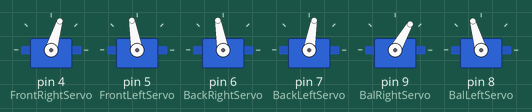
A sketch run on a simulated Arduino Uno, built with avr-gcc and run on an emulated ATmega328P. On the bench: 6 × servo.

Above: at 1.05 s.
At 2.15 s:
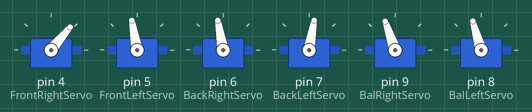
At 3.25 s:
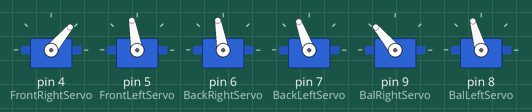
At 5.5 s:
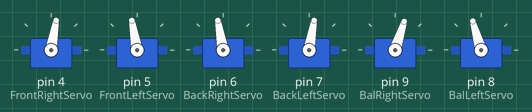
At 8.05 s:
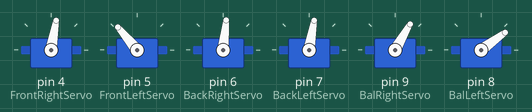
At 10.6 s:
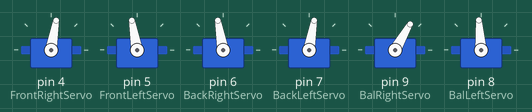
Timing chart, 0 to 14.3 s (numbered marks = the images above):
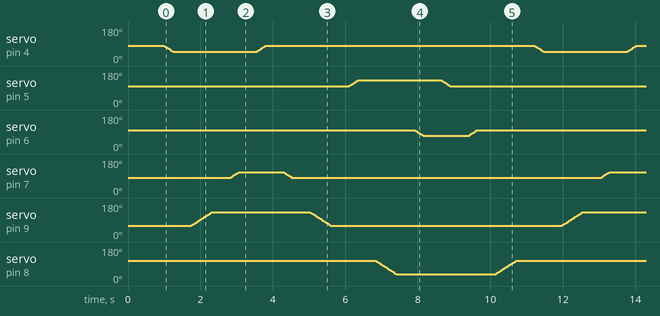

The sketch:

walker_robot.ino
```cpp
// Controlling a servo position using a potentiometer (variable resistor)
// by Michal Rinott <http://people.interaction-ivrea.it/m.rinott>

#include <Servo.h>

Servo BackRight;
Servo FrontRight;
Servo BackLeft;
Servo FrontLeft;

Servo BalRight;
Servo BalLeft;

int counter;
int pos;

int BackRightNeutral,FrontRightNeutral,BackLeftNeutral,FrontLeftNeutral,BalLeftNeutral,BalRightNeutral;

int BackRightPos,FrontRightPos,BackLeftPos,FrontLeftPos,BalLeftPos,BalRightPos;

boolean BackRightOpenInc,FrontRightOpenInc,BackLeftOpenInc,FrontLeftOpenInc,BalLeftOpenInc,BalRightOpenInc;

int TargetPos,LegMoveLength,BalMoveLength,MoveDelay;

int FrontRightServo,FrontLeftServo,BackRightServo,BackLeftServo,BalLeftServo,BalRightServo;

void setup()
{
  counter = 0;
  LegMoveLength = 30;
  BalMoveLength = 70;
  MoveDelay = 8;

  FrontRightServo = 4;
  FrontLeftServo = 5;
  BackRightServo = 6;
  BackLeftServo = 7;
  BalRightServo = 9;
  BalLeftServo = 8;

  FrontRight.attach(FrontRightServo);
  FrontLeft.attach(FrontLeftServo);


  BackRight.attach(BackRightServo);
  BackLeft.attach(BackLeftServo);

  BalRight.attach(BalRightServo);
  BalLeft.attach(BalLeftServo);

  //home position


  BackRightNeutral = 100;
  BackRight.write(BackRightNeutral); //higher is outwards
  BackRightPos = 100;
  BackRightOpenInc = true;

  BackLeftNeutral = 80;
  BackLeft.write(BackLeftNeutral); // lower is outwards
  BackLeftPos = 80;
  BackLeftOpenInc = false;


  FrontRightNeutral = 80;
  FrontRight.write(FrontRightNeutral); //lower is outwards
  FrontRightPos = 80;
  FrontRightOpenInc = false;

  FrontLeftNeutral = 100;
  FrontLeft.write(FrontLeftNeutral); // higher is outwards
  FrontLeftPos = 100;
  FrontLeftOpenInc = true;


  BalRightNeutral = 60;
  BalRight.write(BalRightNeutral); // higher is forwards
  BalRightPos = 60;
  BalRightOpenInc = true;

  BalLeftNeutral = 106;
  BalLeft.write(BalLeftNeutral); // lower is forwards
  BalLeftPos = 106;
  BalLeftOpenInc = false;

  delay(1000);
  BalLeft.detach();
  BalRight.detach();

  FrontRight.detach();
  FrontLeft.detach();

  BackRight.detach();
  BackLeft.detach();
}


//-------------------------------------------------------------------------------------------------------------------------------------------
void FrontRightMove(char XAction[15])
{
  FrontRight.attach(FrontRightServo);

  if (XAction=="neutral") {
    while (FrontRightPos!=FrontRightNeutral)
    {
      if (FrontRightPos>FrontRightNeutral) { FrontRightPos--; } else
      if (FrontRightPos<FrontRightNeutral) { FrontRightPos++; }
      FrontRight.write(FrontRightPos);
      delay(MoveDelay);
    }
  } else
  {
    TargetPos = FrontRightNeutral;
    if (XAction=="forward")  {
      if (FrontRightOpenInc) { TargetPos = FrontRightNeutral+LegMoveLength; }
      if (!FrontRightOpenInc) { TargetPos = FrontRightNeutral-LegMoveLength; }
    }
    if (XAction=="backward")  {
      if (FrontRightOpenInc) { TargetPos = FrontRightNeutral-LegMoveLength; }
      if (!FrontRightOpenInc) { TargetPos = FrontRightNeutral+LegMoveLength; }
    }

    while (FrontRightPos!=TargetPos)
    {
      if (FrontRightPos>TargetPos) { FrontRightPos--; } else
      if (FrontRightPos<TargetPos) { FrontRightPos++; }
      FrontRight.write(FrontRightPos);
      delay(MoveDelay);
    }
  }

  FrontRight.detach();
}

//-------------------------------------------------------------------------------------------------------------------------------------------
void FrontLeftMove(char XAction[15])
{
  FrontLeft.attach(FrontLeftServo);

  if (XAction=="neutral") {
    while (FrontLeftPos!=FrontLeftNeutral)
    {
      if (FrontLeftPos>FrontLeftNeutral) { FrontLeftPos--; } else
      if (FrontLeftPos<FrontLeftNeutral) { FrontLeftPos++; }
      FrontLeft.write(FrontLeftPos);
      delay(MoveDelay);
    }
  } else
  {
    TargetPos = FrontLeftNeutral;
    if (XAction=="forward")  {
      if (FrontLeftOpenInc) { TargetPos = FrontLeftNeutral+LegMoveLength; }
      if (!FrontLeftOpenInc) { TargetPos = FrontLeftNeutral-LegMoveLength; }
    }
    if (XAction=="backward")  {
      if (FrontLeftOpenInc) { TargetPos = FrontLeftNeutral-LegMoveLength; }
      if (!FrontLeftOpenInc) { TargetPos = FrontLeftNeutral+LegMoveLength; }
    }

    while (FrontLeftPos!=TargetPos)
    {
      if (FrontLeftPos>TargetPos) { FrontLeftPos--; } else
      if (FrontLeftPos<TargetPos) { FrontLeftPos++; }
      FrontLeft.write(FrontLeftPos);
      delay(MoveDelay);
    }
  }

  FrontLeft.detach();
}

//-------------------------------------------------------------------------------------------------------------------------------------------
void BackRightMove(char XAction[15])
{
  BackRight.attach(BackRightServo);

  if (XAction=="neutral") {
    while (BackRightPos!=BackRightNeutral)
    {
      if (BackRightPos>BackRightNeutral) { BackRightPos--; } else
      if (BackRightPos<BackRightNeutral) { BackRightPos++; }
      BackRight.write(BackRightPos);
      delay(MoveDelay);
    }
  } else
  {
    TargetPos = BackRightNeutral;
    if (XAction=="forward")  {
      if (BackRightOpenInc) { TargetPos = BackRightNeutral+LegMoveLength; }
      if (!BackRightOpenInc) { TargetPos = BackRightNeutral-LegMoveLength; }
    }
    if (XAction=="backward")  {
      if (BackRightOpenInc) { TargetPos = BackRightNeutral-LegMoveLength; }
      if (!BackRightOpenInc) { TargetPos = BackRightNeutral+LegMoveLength; }
    }

    while (BackRightPos!=TargetPos)
    {
      if (BackRightPos>TargetPos) { BackRightPos--; } else
      if (BackRightPos<TargetPos) { BackRightPos++; }
      BackRight.write(BackRightPos);
      delay(MoveDelay);
    }
  }

  BackRight.detach();
}

//-------------------------------------------------------------------------------------------------------------------------------------------
void BackLeftMove(char XAction[15])
{
  BackLeft.attach(BackLeftServo);

  if (XAction=="neutral") {
    while (BackLeftPos!=BackLeftNeutral)
    {
      if (BackLeftPos>BackLeftNeutral) { BackLeftPos--; } else
      if (BackLeftPos<BackLeftNeutral) { BackLeftPos++; }
      BackLeft.write(BackLeftPos);
      delay(MoveDelay);
    }
  } else
  {
    TargetPos = BackLeftNeutral;
    if (XAction=="forward")  {
      if (BackLeftOpenInc) { TargetPos = BackLeftNeutral+LegMoveLength; }
      if (!BackLeftOpenInc) { TargetPos = BackLeftNeutral-LegMoveLength; }
    }
    if (XAction=="backward")  {
      if (BackLeftOpenInc) { TargetPos = BackLeftNeutral-LegMoveLength; }
      if (!BackLeftOpenInc) { TargetPos = BackLeftNeutral+LegMoveLength; }
    }

    while (BackLeftPos!=TargetPos)
    {
      if (BackLeftPos>TargetPos) { BackLeftPos--; } else
      if (BackLeftPos<TargetPos) { BackLeftPos++; }
      BackLeft.write(BackLeftPos);
      delay(MoveDelay);
    }
  }

  BackLeft.detach();
}

//-------------------------------------------------------------------------------------------------------------------------------------------
void BalRightMove(char XAction[15])
{
  BalRight.attach(BalRightServo);

  if (XAction=="neutral") {
    while (BalRightPos!=BalRightNeutral)
    {
      if (BalRightPos>BalRightNeutral) { BalRightPos--; } else
      if (BalRightPos<BalRightNeutral) { BalRightPos++; }
      BalRight.write(BalRightPos);
      delay(MoveDelay);
    }
  } else
  {
    TargetPos = BalRightNeutral;
    if (XAction=="forward")  {
      if (BalRightOpenInc) { TargetPos = BalRightNeutral+BalMoveLength; }
      if (!BalRightOpenInc) { TargetPos = BalRightNeutral-BalMoveLength; }
    }
    if (XAction=="backward")  {
      if (BalRightOpenInc) { TargetPos = BalRightNeutral-BalMoveLength; }
      if (!BalRightOpenInc) { TargetPos = BalRightNeutral+BalMoveLength; }
    }

    while (BalRightPos!=TargetPos)
    {
      if (BalRightPos>TargetPos) { BalRightPos--; } else
      if (BalRightPos<TargetPos) { BalRightPos++; }
      BalRight.write(BalRightPos);
      delay(MoveDelay);
    }
  }

  BalRight.detach();
}

//-------------------------------------------------------------------------------------------------------------------------------------------
void BalLeftMove(char XAction[15])
{
  BalLeft.attach(BalLeftServo);

  if (XAction=="neutral") {
    while (BalLeftPos!=BalLeftNeutral)
    {
      if (BalLeftPos>BalLeftNeutral) { BalLeftPos--; } else
      if (BalLeftPos<BalLeftNeutral) { BalLeftPos++; }
      BalLeft.write(BalLeftPos);
      delay(MoveDelay);
    }
  } else
  {
    TargetPos = BalLeftNeutral;
    if (XAction=="forward")  {
      if (BalLeftOpenInc) { TargetPos = BalLeftNeutral+BalMoveLength; }
      if (!BalLeftOpenInc) { TargetPos = BalLeftNeutral-BalMoveLength; }
    }
    if (XAction=="backward")  {
      if (BalLeftOpenInc) { TargetPos = BalLeftNeutral-BalMoveLength; }
      if (!BalLeftOpenInc) { TargetPos = BalLeftNeutral+BalMoveLength; }
    }

    while (BalLeftPos!=TargetPos)
    {
      if (BalLeftPos>TargetPos) { BalLeftPos--; } else
      if (BalLeftPos<TargetPos) { BalLeftPos++; }
      BalLeft.write(BalLeftPos);
      delay(MoveDelay);
    }
  }

  BalLeft.detach();
}


void loop()
{
  counter++;
  if (counter<=4)
  {
    /*
    FrontRightMove("neutral");
    FrontRightMove("forward");
    FrontRightMove("backward");
    */

    FrontRightMove("forward"); delay(500);
    BalRightMove("forward"); delay(500);
    BackLeftMove("backward"); delay(500);

    FrontRightMove("neutral"); delay(500);
    BackLeftMove("neutral"); delay(500);
    BalRightMove("neutral"); delay(500);

    FrontLeftMove("forward"); delay(500);
    BalLeftMove("forward"); delay(500);
    BackRightMove("backward"); delay(500);

    FrontLeftMove("neutral"); delay(500);
    BackRightMove("neutral"); delay(500);
    BalLeftMove("neutral"); delay(500);


/*
  //move front right forward
  for (pos = FrontRightNeutral; pos > 50; pos -= 1) { FrontRight.write(pos);  delay(5); } delay(250);

  //move right bal forward
  for(pos = BalRightNeutral; pos < 140; pos += 1) { BalRight.write(pos);  delay(5); } delay(250);


  //move front left forward
  for (pos = FrontLeftNeutral; pos < 120; pos += 1) { FrontLeft.write(pos);  delay(5); } delay(250);

  BalLeft.attach(8);
  for(pos = BalLeftNeutral; pos > 40; pos -= 1) { BalLeft.write(pos);  delay(5); } delay(250);
  BalLeft.detach();

  //move front right normal
  for(pos = 50; pos < FrontRightNeutral; pos += 1) { FrontRight.write(pos);  delay(5); } delay(250);

  //move front left forward
  for (pos = 120; pos > FrontLeftNeutral; pos -= 1) { FrontLeft.write(pos);  delay(5); } delay(250);

  //move right bal normal
  for(pos = 140; pos > BalRightNeutral; pos -= 1) { BalRight.write(pos);  delay(5); } delay(250);

  BalLeft.attach(8);
  for(pos = 40; pos < BalLeftNeutral; pos += 1) { BalLeft.write(pos);  delay(5); } delay(250);
  BalLeft.detach();
*/
/*
  //move back right forward
  BackRight.write(60);
  delay(250);

  //move back left forward
  BackLeft.write(120);
  delay(250);

  //--------------

  //move front right backward
  FrontRight.write(70);
  delay(250);

  //move front left backward
  FrontLeft.write(80);
  delay(250);


  // ------------- Back to home position
  //--------------

  //move back right back
  BackRight.write(40);
  delay(250);

  //move back left back
  BackLeft.write(90);
  delay(250);

  //--------------

  //move front right forward
  FrontRight.write(90);
  delay(250);

  //move front left forward
  FrontLeft.write(60);
  delay(250);

  */

  }
  delay(25);

}
```
